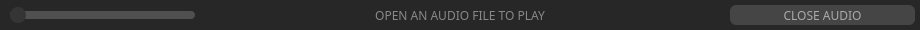
    <widget class="QFrame" name="audio_frame">
     <property name="geometry">
      <rect>
       <x>20</x>
       <y>390</y>
       <width>920</width>
       <height>30</height>
      </rect>
     </property>
     <property name="styleSheet">
      <string notr="true">background: #272727;
border-radius: 10</string>
     </property>
     <property name="frameShape">
      <enum>QFrame::StyledPanel</enum>
     </property>
     <property name="frameShadow">
      <enum>QFrame::Raised</enum>
     </property>
     <widget class="QPushButton" name="audio_close_button">
      <property name="enabled">
       <bool>true</bool>
      </property>
      <property name="geometry">
       <rect>
        <x>730</x>
        <y>5</y>
        <width>185</width>
        <height>20</height>
       </rect>
      </property>
      <property name="font">
       <font>
        <family>IBM Plex Sans Medium</family>
        <pointsize>9</pointsize>
        <weight>50</weight>
        <italic>false</italic>
        <bold>false</bold>
       </font>
      </property>
      <property name="styleSheet">
       <string notr="true">QPushButton {
        background-color: #454545;
        color: #AAAAAA;
        border: none;
        border-radius: 6px;
    }
    QPushButton:hover {
        background-color: #9a0d0d;
    }
    QPushButton:pressed {
        background-color: #888888;
        border-style: inset;
    }

QPushButton:disabled {
        background-color: #353535;
        color: #202020;
    }


</string>
      </property>
      <property name="text">
       <string>CLOSE AUDIO</string>
      </property>
     </widget>
     <widget class="QPushButton" name="audio_open_button">
      <property name="enabled">
       <bool>true</bool>
      </property>
      <property name="geometry">
       <rect>
        <x>205</x>
        <y>5</y>
        <width>510</width>
        <height>20</height>
       </rect>
      </property>
      <property name="font">
       <font>
        <family>IBM Plex Sans Medium</family>
        <pointsize>9</pointsize>
        <weight>50</weight>
        <italic>false</italic>
        <bold>false</bold>
       </font>
      </property>
      <property name="styleSheet">
       <string notr="true">QPushButton {
        background-color: transparent;
        color: #888888;
        border: none;
        border-radius: 6px;
    }
    QPushButton:hover {
        background-color: transparent;
		color: #AAAAAA;
    }
    QPushButton:pressed {
        background-color: transparent;
        color: #ffffff;
        border-style: inset;
    }

QPushButton:disabled {
        background-color: transparent;
        color: #202020;
    }

</string>
      </property>
      <property name="text">
       <string>OPEN AN AUDIO FILE TO PLAY</string>
      </property>
     </widget>
     <widget class="QSlider" name="audio_slider">
      <property name="enabled">
       <bool>true</bool>
      </property>
      <property name="geometry">
       <rect>
        <x>10</x>
        <y>5</y>
        <width>185</width>
        <height>20</height>
       </rect>
      </property>
      <property name="styleSheet">
       <string notr="true"> QSlider {
        background-color: transparent;
    }
    QSlider::groove:horizontal {
        height: 8px;
        border-radius: 4px;
        background-color: #505050;
    }
    QSlider::groove:horizontal:hover {
        background-color: #777777;
    }
    QSlider::groove:horizontal:active {
        background-color: #777777;
    }
    QSlider::handle:horizontal {
        width: 16px;
        height: 16px;
        border-radius: 8px;
        background-color: #353535;
        margin: -4px 0;
    }
    QSlider::handle:horizontal:hover {
        background-color: #36BD74;
    }
    QSlider::handle:horizontal:active {
        background-color: #36BD74;
    }

QSlider:disabled {
        background-color: transparent;
        color: #202020;
    }

    QSlider::groove:horizontal:disabled {
        height: 8px;
        border-radius: 4px;
        background-color: #303030;
    }</string>
      </property>
      <property name="orientation">
       <enum>Qt::Horizontal</enum>
      </property>
     </widget>
    </widget>
